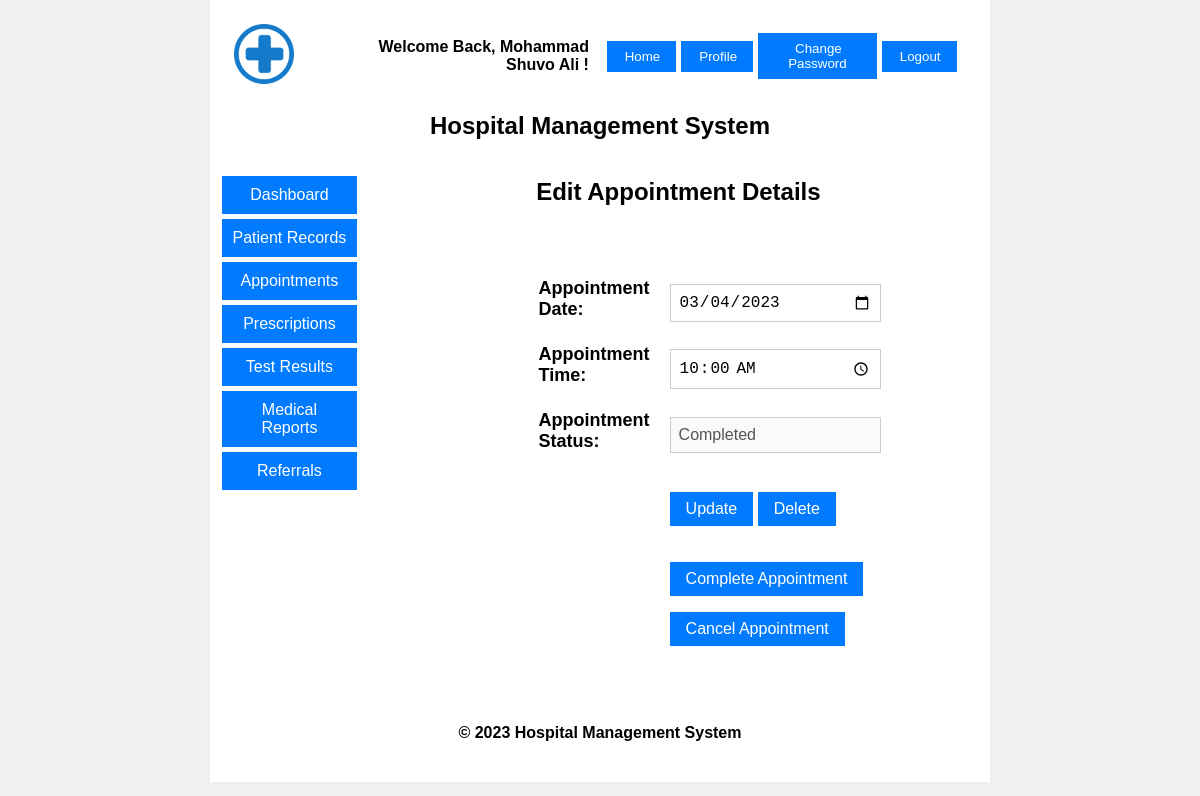
The page /views/edit_appointment.php?appointment_id=1 (signed in) on the database its author committed.
### tables this page shows
CREATE TABLE `doctor` (
  `doctor_id` int(11) NOT NULL,
  `user_id` int(11) NOT NULL,
  `first_name` varchar(255) NOT NULL,
  `last_name` varchar(255) NOT NULL,
  `date_of_birth` date DEFAULT NULL,
  `gender` enum('male','female','other') DEFAULT NULL,
  `address` text DEFAULT NULL,
  `phone` varchar(20) DEFAULT NULL
);

CREATE TABLE `appointment` (
  `appointment_id` int(11) NOT NULL,
  `patient_id` int(11) NOT NULL,
  `doctor_id` int(11) NOT NULL,
  `appointment_date` date NOT NULL,
  `appointment_time` time NOT NULL,
  `appointment_status` varchar(50) DEFAULT NULL
);

### controllers/edit_appointment_controller.php (called while the page is built, shortened)
<?php
$stmt = $pdo->prepare("SELECT * FROM appointment WHERE appointment_id = :appointment_id");
$stmt->bindParam(':appointment_id', $_GET['appointment_id']);
$stmt->execute();
$appointment = $stmt->fetch(PDO::FETCH_ASSOC);
?>

### views/edit_appointment.php (the view, shortened to what this page needs)
<?php
require '../controllers/edit_appointment_controller.php';
include '../views/header.php';
include '../views/sidebar.php';
?>
<td width="80%" valign="top">
    <h2 align='center'>Edit Appointment Details</h2>
    <div class="dashboard-form">
        <form method="post" action=<?php echo htmlspecialchars($_SERVER["PHP_SELF"]); ?>>
            <table align="center">
                <tr>
                    <td><input type="hidden" name="appointment_id" value="<?php echo $appointment['appointment_id']; ?>" readonly></td>
                </tr>
                <tr>
                    <td><input type="hidden" name="patient_id" value="<?php echo $appointment['patient_id']; ?>" readonly></td>
                </tr>
                <tr>
                    <td><input type="hidden" name="doctor_id" value="<?php echo $appointment['doctor_id']; ?>" readonly>
                    </td>
                </tr>
                <tr>
                    <td> <label for="appointment_date">Appointment Date:</label></td>
                    <td><input type="date" name="appointment_date" value="<?php echo $appointment['appointment_date']; ?>"></td>
                </tr>
                <tr>
                    <td> <label for="appointment_time">Appointment Time:</label></td>
                    <td><input type="time" name="appointment_time" value="<?php echo $appointment['appointment_time']; ?>"></td>
                </tr>
                <tr>
                    <td> <label for="appointment_status">Appointment Status:</label></td>
                    <td><input type="text" name="appointment_status" value="<?php echo $appointment['appointment_status']; ?>" disabled></td>
                </tr>
                <tr>
                    <td></td>
                    <td colspan="2" align="center">
                        <input type="submit" name="update" value="Update">
                        <input type="submit" name="delete" value="Delete" onclick="return confirm('Are you sure you want to delete this appointment?');">
                    </td>
                </tr>
                <tr>
                    <td></td>
                    <td colspan="2" align="center">
                        <input type="submit" name="complete" value="Complete Appointment" onclick="return confirm('Done appointment?');">
                        <input type="submit" name="cancel" value="Cancel Appointment" onclick="return confirm('Are you sure you want to cancel this appointment?');">
                    </td>
                </tr>
            </table>
            <br>
        </form>
    </div>
</td>
</tr>
<?php include '../views/footer.php'; ?>

### views/header.php (shortened to what this page needs)
<!DOCTYPE html>
<html lang="en">
<head>
	<?php
		if (isset($_COOKIE['mode'])) {
			$mode = $_COOKIE['mode'];
			if ($mode == 'light') {
				echo '<link rel="stylesheet" href="../views/css/light_style.css">';
			} else if ($mode == 'dark') {
				echo '<link rel="stylesheet" href="../views/css/dark_style.css">';
			}
		} else {
			echo '<link rel="stylesheet" href="../views/css/light_style.css">';
		}
	?>
</head>
<body>
	<table class="main_table" width="60%;" align='center'>
		<tr>
			<td colspan="4">
				<table width="100%;">
					<tr>
						<td width="100" height="40" align="center">
							<a href="index.php">
								<img src="../picture/logo.png" alt="HMS LOGO" width="60" height="60">
							</a>
						</td>
						<td align='right'>
							<nav style="text-align: right;">
								<?php
								if (isset($_SESSION['user_id']) && $_SESSION['role'] == 'doctor') {
									$user_id = $_SESSION['user_id'];
									require "../models/config.php";
									$stmt = $pdo->prepare("SELECT first_name, last_name FROM doctor WHERE user_id = :user_id");
									$stmt->bindParam(":user_id", $user_id);
									$stmt->execute();
									$doctor = $stmt->fetch(PDO::FETCH_ASSOC);
									if ($doctor) {
										$fname = ucwords($doctor['first_name']);
										$lname = ucwords($doctor['last_name']);
										echo '<b>Welcome Back, ' . $fname . ' ' . $lname . ' !</b> &nbsp&nbsp&nbsp&nbsp';
										echo '<button><a href="doctor_dashboard.php">Home</a></button>';
										echo '<button><a href="profile.php">Profile</a></button>';
										echo '<button><a href="change_password.php">Change Password</a></button>';
										echo '<button><a href="../controllers/logout.php">Logout</a></button> &nbsp';
									}
								}
								?>
							</nav>
						</td>
					</tr>
					<tr>
						<td colspan="2">
							<h2 align='center'>Hospital Management System</h2>
						</td>
					</tr>
				</table>
			</td>
		</tr>

### views/css/light_style.css (style rules this page uses)
body { font-family: Arial, sans-serif; background-color: #f0f0f0; margin: 0; padding: 0; }
.main_table { width: 65%; margin: 0 auto; background-color: #ffffff; }
th, td { padding: 10px; text-align: left; }
a { text-decoration: none; color: #1100ff; }
nav { display: flex; justify-content: flex-end; align-items: center; }
nav button { padding: 8px 16px; background-color: #007bff; color: #ffffff; border: none; cursor: pointer; margin-right: 5px; }
nav button a { color: #ffffff; margin-left: 2px; }
h2 { text-align: center; margin-top: 2px; margin-bottom: 2px; }
.dashboard-form { width: 50%; margin: 0 auto; }
.dashboard-form form { margin: 0 auto; text-align: center; }
.dashboard-form table { margin: 0 auto; width: 100%; border-collapse: collapse; }
.dashboard-form label { display: block; margin-bottom: 4px; font-weight: bold; font-size: 18px; }
.dashboard-form select, .dashboard-form input[type="text"], .dashboard-form input[type="email"], .dashboard-form input[type="date"], .dashboard-form textarea, .dashboard-form input[type="tel"], .dashboard-form input[type="time"], .dashboard-form input[type="password"] { width: 100%; padding: 8px; margin-top: 4px; font-size: 16px; border: 1px solid #ccc; }
.dashboard-form input[type="submit"], .dashboard-form input[type="reset"], .dashboard-form input[type="checkbox"], .dashboard-form input[type="radio"] { display: inline-block; margin: 0; padding: 8px 16px; margin-top: 16px; background-color: #007bff; color: #fff; text-decoration: none; border: none; cursor: pointer; font-size: 16px; }

### rows shown on the page
doctor: first_name "Mohammad Shuvo", last_name "Ali"
appointment: appointment_date "03/04/2023", appointment_time "10:00:00", appointment_status "Completed"
